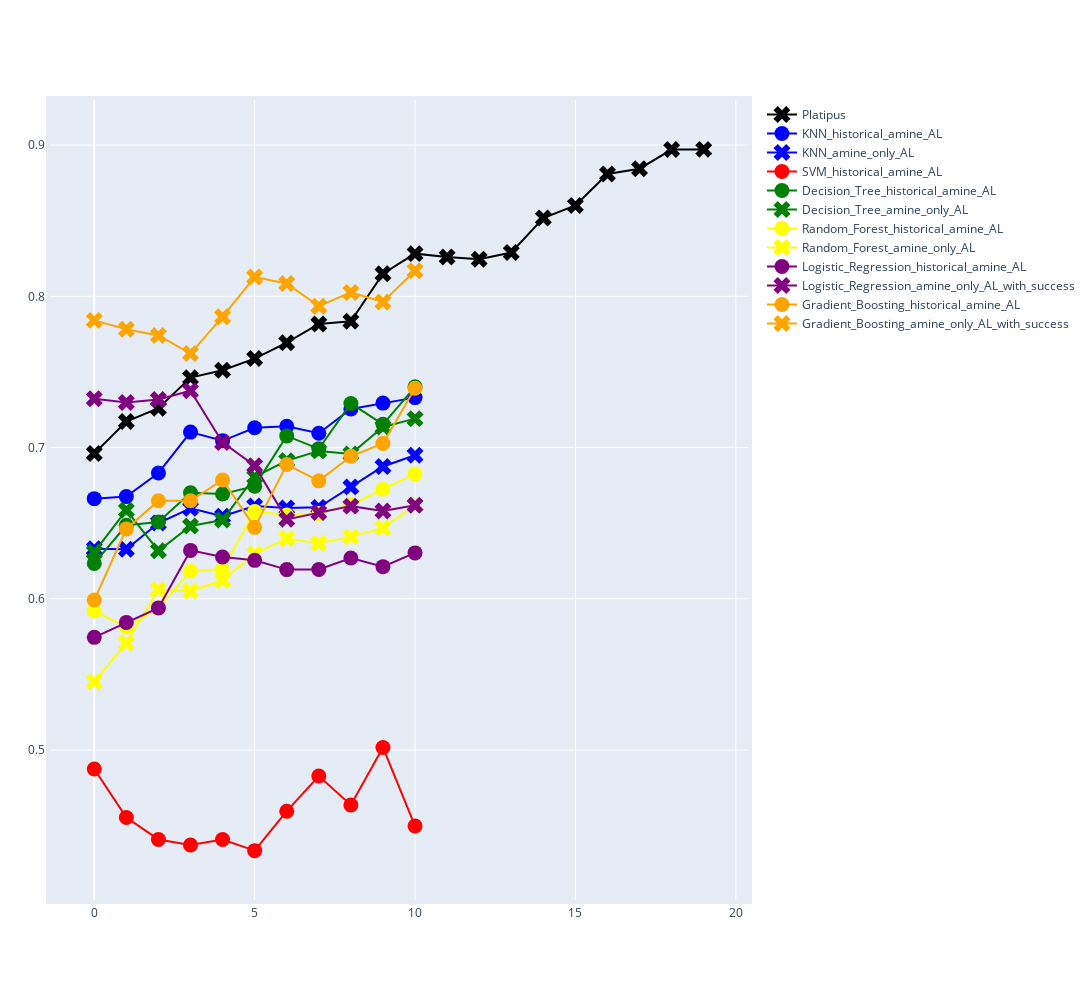

Here is the notebook cell this chart was saved with:
### Code cell
metric = 'bcrs'
fig = go.Figure()

plat_data = pickle.load(open('./results/best_platipus.pkl', 'rb'))
avg = [0 for i in range(20)]
for amine in plat_data:
    for i in range(20):
        avg[i] += plat_data[amine][metric][i]
for i in range(len(avg)):
    avg[i] = avg[i]/len(plat_data)
# metric = 'recalls'
trace = go.Scatter(x=[i for i in range(len(avg))], y=avg, 
                           mode='lines+markers', name='Platipus', 
                           marker_symbol=4,
                           marker_size=15, line=dict(color=model_colors['Platipus']))
fig.add_trace(trace)

lines = []
for model in avg_stats.keys():
    num_examples = [i for i in range(len(avg_stats[model]['accuracies']))]
    for m in model_colors:
        if m in model:
            color = model_colors[m]
    if len(num_examples) > 1:
        trace = go.Scatter(x=num_examples, y=avg_stats[model]['bcrs'], 
                           mode='lines+markers', name=model, 
                           marker_symbol=0 if 'historical' in model else 4,
                           marker_size=15, line=dict(color=color))
        fig.add_trace(trace)
fig.update_layout(
    autosize=False,
    width=1700,
    height=1000,
    margin=dict(
        l=50,
        r=50,
        b=100,
        t=100,
        pad=4
    ),
)
fig.show()

### Figure 1 — Plotly figure (JSON) as saved in the notebook; plotly's stock layout.template omitted (floating-point values rounded to 4 significant figures)
{"data": [{"line": {"color": "black"}, "marker": {"size": 15, "symbol": 4}, "mode": "lines+markers", "name": "Platipus", "type": "scatter", "x": [0, 1, 2, 3, 4, 5, 6, 7, 8, 9, 10, 11, 12, 13, 14, 15, 16, 17, 18, 19], "y": [0.6961, 0.7172, 0.726, 0.7462, 0.7511, 0.7588, 0.7694, 0.7818, 0.7835, 0.815, 0.8282, 0.826, 0.8245, 0.829, 0.8518, 0.8601, 0.8809, 0.8844, 0.897, 0.8972]}, {"line": {"color": "blue"}, "marker": {"size": 15, "symbol": 0}, "mode": "lines+markers", "name": "KNN_historical_amine_AL", "type": "scatter", "x": [0, 1, 2, 3, 4, 5, 6, 7, 8, 9, 10], "y": [0.6662, 0.6676, 0.6832, 0.7102, 0.7045, 0.7131, 0.714, 0.7095, 0.7255, 0.7294, 0.733]}, {"line": {"color": "blue"}, "marker": {"size": 15, "symbol": 4}, "mode": "lines+markers", "name": "KNN_amine_only_AL", "type": "scatter", "x": [0, 1, 2, 3, 4, 5, 6, 7, 8, 9, 10], "y": [0.633, 0.6328, 0.6501, 0.6598, 0.6546, 0.6613, 0.6601, 0.6605, 0.674, 0.6875, 0.6949]}, {"line": {"color": "red"}, "marker": {"size": 15, "symbol": 0}, "mode": "lines+markers", "name": "SVM_historical_amine_AL", "type": "scatter", "x": [0, 1, 2, 3, 4, 5, 6, 7, 8, 9, 10], "y": [0.4875, 0.4554, 0.4409, 0.4372, 0.4408, 0.4335, 0.4596, 0.4828, 0.4637, 0.5017, 0.4497]}, {"line": {"color": "green"}, "marker": {"size": 15, "symbol": 0}, "mode": "lines+markers", "name": "Decision_Tree_historical_amine_AL", "type": "scatter", "x": [0, 1, 2, 3, 4, 5, 6, 7, 8, 9, 10], "y": [0.6234, 0.6486, 0.6507, 0.6701, 0.6693, 0.6745, 0.7077, 0.6991, 0.7292, 0.7154, 0.7402]}, {"line": {"color": "green"}, "marker": {"size": 15, "symbol": 4}, "mode": "lines+markers", "name": "Decision_Tree_amine_only_AL", "type": "scatter", "x": [0, 1, 2, 3, 4, 5, 6, 7, 8, 9, 10], "y": [0.6308, 0.6586, 0.6317, 0.6482, 0.6521, 0.6806, 0.6913, 0.6978, 0.6957, 0.7136, 0.7191]}, {"line": {"color": "yellow"}, "marker": {"size": 15, "symbol": 0}, "mode": "lines+markers", "name": "Random_Forest_historical_amine_AL", "type": "scatter", "x": [0, 1, 2, 3, 4, 5, 6, 7, 8, 9, 10], "y": [0.5919, 0.5813, 0.5939, 0.6184, 0.6196, 0.6577, 0.6554, 0.6565, 0.6622, 0.6725, 0.6826]}, {"line": {"color": "yellow"}, "marker": {"size": 15, "symbol": 4}, "mode": "lines+markers", "name": "Random_Forest_amine_only_AL", "type": "scatter", "x": [0, 1, 2, 3, 4, 5, 6, 7, 8, 9, 10], "y": [0.5451, 0.5708, 0.606, 0.6051, 0.6122, 0.6296, 0.6399, 0.6367, 0.6409, 0.6469, 0.6618]}, {"line": {"color": "purple"}, "marker": {"size": 15, "symbol": 0}, "mode": "lines+markers", "name": "Logistic_Regression_historical_amine_AL", "type": "scatter", "x": [0, 1, 2, 3, 4, 5, 6, 7, 8, 9, 10], "y": [0.5745, 0.5844, 0.594, 0.632, 0.6276, 0.6254, 0.6193, 0.6194, 0.627, 0.6213, 0.6304]}, {"line": {"color": "purple"}, "marker": {"size": 15, "symbol": 4}, "mode": "lines+markers", "name": "Logistic_Regression_amine_only_AL_with_success", "type": "scatter", "x": [0, 1, 2, 3, 4, 5, 6, 7, 8, 9, 10], "y": [0.7323, 0.7298, 0.7318, 0.7375, 0.7034, 0.688, 0.6525, 0.657, 0.6613, 0.658, 0.6618]}, {"line": {"color": "orange"}, "marker": {"size": 15, "symbol": 0}, "mode": "lines+markers", "name": "Gradient_Boosting_historical_amine_AL", "type": "scatter", "x": [0, 1, 2, 3, 4, 5, 6, 7, 8, 9, 10], "y": [0.5992, 0.6462, 0.6649, 0.6648, 0.6786, 0.6472, 0.6888, 0.678, 0.6943, 0.7027, 0.7392]}, {"line": {"color": "orange"}, "marker": {"size": 15, "symbol": 4}, "mode": "lines+markers", "name": "Gradient_Boosting_amine_only_AL_with_success", "type": "scatter", "x": [0, 1, 2, 3, 4, 5, 6, 7, 8, 9, 10], "y": [0.7841, 0.7782, 0.7741, 0.7621, 0.7865, 0.8128, 0.8085, 0.7935, 0.8026, 0.7963, 0.8169]}], "layout": {"autosize": false, "height": 1000, "margin": {"b": 100, "l": 50, "pad": 4, "r": 50, "t": 100}, "width": 1700}}
